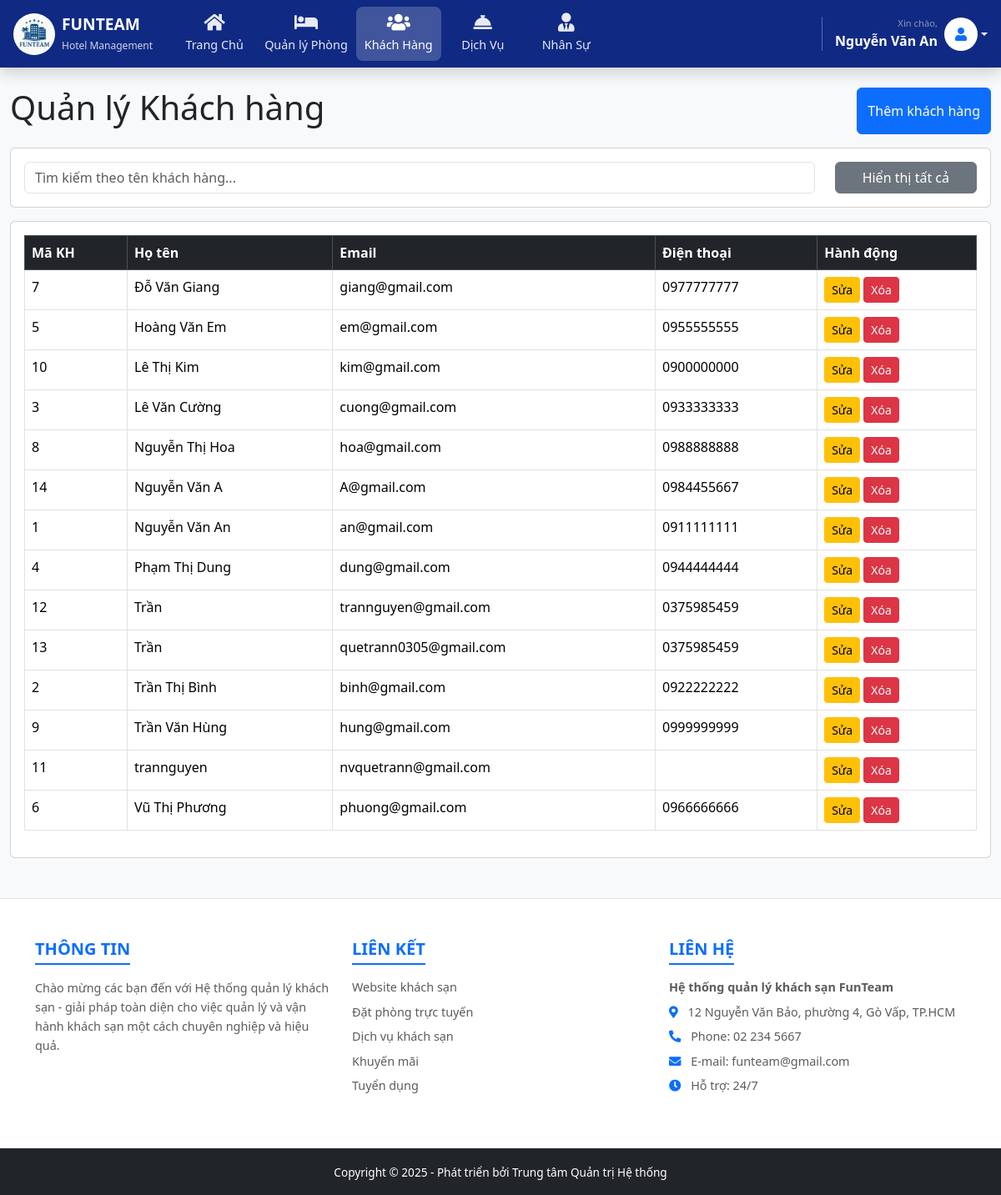
The page /dashboard.php?page=khachhang (signed in) on the database its author committed.
### tables this page shows
CREATE TABLE `khachhang` (
  `idKH` int(11) NOT NULL auto_increment,
  `hoTen` varchar(100) NOT NULL,
  `email` varchar(100) default NULL,
  `matKhau` varchar(255) default NULL,
  `soDienThoai` varchar(20) default NULL,
  `CCCD` varchar(20) default NULL,
  `diaChi` varchar(200) default NULL,
  `loaiKH` enum('Thuong','VIP') NOT NULL default 'Thuong',
  `vaiTro` varchar(50) default 'KhachHang',
  `trangThai` varchar(50) default 'HoatDong',
  PRIMARY KEY  (`idKH`),
  UNIQUE KEY `email` (`email`)
);

### model/KhachHangModel.php (called while the page is built, shortened)
<?php
require_once dirname(__FILE__) . '/../config/database.php';
class KhachHangModel {
    private $conn;
    public function __construct() {
        $database = new Database();
        $this->conn = $database->getConnection();
    }
    public function getDanhSachKH() {
        try {
            $stmt = $this->conn->query("SELECT idKH AS MaKH, hoTen AS HoTen, email AS Email, soDienThoai AS DienThoai FROM khachhang ORDER BY hoTen");
            $result = $stmt->fetchAll(PDO::FETCH_ASSOC);
            return ($result === false) ? array() : $result;
        } catch(PDOException $e) {
            error_log("KhachHangModel::getDanhSachKH error: " . $e->getMessage());
            return array();
        }
    }
}
?>

### config/database.php (called while the page is built, shortened)
<?php
class Database {
    private $host = "localhost";
    private $db_name = "quanlykhachsan";
    private $username = "root";
    private $password = "";
    public function getConnection() {
        $this->conn = null;
        try {
            $dsn = "mysql:host={$this->host};dbname={$this->db_name};charset=utf8mb4";
            $options = array(
                PDO::ATTR_ERRMODE => PDO::ERRMODE_EXCEPTION,
                PDO::ATTR_DEFAULT_FETCH_MODE => PDO::FETCH_ASSOC,
                PDO::ATTR_EMULATE_PREPARES => false,
                PDO::MYSQL_ATTR_INIT_COMMAND => "SET NAMES 'utf8mb4'"
            );
            $this->conn = new PDO($dsn, $this->username, $this->password, $options);
        } catch(PDOException $e) {
            if (strpos($e->getMessage(), 'Unknown character set') !== false || strpos($e->getMessage(), "SQLSTATE[42000]") !== false) {
                try {
                    $dsn = "mysql:host={$this->host};dbname={$this->db_name};charset=utf8";
                    $options[PDO::MYSQL_ATTR_INIT_COMMAND] = "SET NAMES 'utf8'";
                    $this->conn = new PDO($dsn, $this->username, $this->password, $options);
                } catch(PDOException $ex) {
                    echo "Kết nối thất bại: " . $ex->getMessage();
                    exit;
                }
            } else {
                echo "Kết nối thất bại: " . $e->getMessage();
                exit;
            }
        }
        return $this->conn;
    }
}
?>

### view/quanlykhachhang.php (the view, shortened to what this page needs)
<div class="d-flex justify-content-between mb-3">
  <h1>Quản lý Khách hàng</h1>
  <button class="btn btn-primary" data-bs-toggle="modal" data-bs-target="#khachHangModal">Thêm khách hàng</button>
</div>
<?php global $dsKhachHang; ?>
<div class="card mb-3">
  <div class="card-body">
    <div class="row">
      <div class="col-md-10">
        <input type="text" id="searchInput" class="form-control" placeholder="Tìm kiếm theo tên khách hàng...">
      </div>
      <div class="col-md-2">
        <button class="btn btn-secondary w-100" id="showAllBtn">Hiển thị tất cả</button>
      </div>
    </div>
  </div>
</div>
<div class="card">
  <div class="card-body">
    <div class="table-responsive">
      <table class="table table-bordered" id="tableKhachHang">
      <thead class="table-dark">
        <tr>
          <th>Mã KH</th>
          <th>Họ tên</th>
          <th>Email</th>
          <th>Điện thoại</th>
          <th>Hành động</th>
        </tr>
      </thead>
      <tbody>
        <?php if(!empty($dsKhachHang)): ?>
          <?php foreach($dsKhachHang as $kh): ?>
          <tr data-makh="<?php echo htmlspecialchars($kh['MaKH'], ENT_QUOTES, 'UTF-8'); ?>">
            <td><?php echo htmlspecialchars($kh['MaKH'], ENT_QUOTES); ?></td>
            <td><?php echo htmlspecialchars($kh['HoTen'], ENT_QUOTES, 'UTF-8'); ?></td>
            <td><?php echo htmlspecialchars($kh['Email'], ENT_QUOTES, 'UTF-8'); ?></td>
            <td><?php echo htmlspecialchars($kh['DienThoai'], ENT_QUOTES, 'UTF-8'); ?></td>
            <td>
              <button class="btn btn-warning btn-sm btn-sua-kh"
                  data-bs-toggle="modal" data-bs-target="#khachHangModal"
          data-makh="<?php echo htmlspecialchars($kh['MaKH'], ENT_QUOTES, 'UTF-8'); ?>"
          data-hoten="<?php echo htmlspecialchars($kh['HoTen'], ENT_QUOTES, 'UTF-8'); ?>"
          data-email="<?php echo htmlspecialchars($kh['Email'], ENT_QUOTES, 'UTF-8'); ?>"
          data-dienthoai="<?php echo htmlspecialchars($kh['DienThoai'], ENT_QUOTES, 'UTF-8'); ?>">Sửa</button>
        <button class="btn btn-danger btn-sm btn-xoa-kh" data-makh="<?php echo htmlspecialchars($kh['MaKH'], ENT_QUOTES); ?>">Xóa</button>
            </td>
          </tr>
          <?php endforeach; ?>
        <?php else: ?>
          <tr>
            <td colspan="5" class="text-center">Không có dữ liệu</td>
          </tr>
        <?php endif; ?>
      </tbody>
      </table>
    </div>
  </div>
</div>

### view/quanlykhachhang.php (style rules this page uses)
#tableKhachHang tbody td { color: #000 !important; }

### rows shown on the page
khachhang: idKH "7", hoTen "Đỗ Văn Giang", email "giang@gmail.com", soDienThoai "0977777777"
khachhang: idKH "5", hoTen "Hoàng Văn Em", email "em@gmail.com", soDienThoai "0955555555"
khachhang: idKH "10", hoTen "Lê Thị Kim", email "kim@gmail.com", soDienThoai "0900000000"
khachhang: idKH "3", hoTen "Lê Văn Cường", email "cuong@gmail.com", soDienThoai "0933333333"
khachhang: idKH "8", hoTen "Nguyễn Thị Hoa", email "hoa@gmail.com", soDienThoai "0988888888"
khachhang: idKH "14", hoTen "Nguyễn Văn A", email "A@gmail.com", soDienThoai "0984455667"
khachhang: idKH "1", hoTen "Nguyễn Văn An", email "an@gmail.com", soDienThoai "0911111111"
khachhang: idKH "4", hoTen "Phạm Thị Dung", email "dung@gmail.com", soDienThoai "0944444444"
khachhang: idKH "12", hoTen "Trần", email "trannguyen@gmail.com", soDienThoai "0375985459"
khachhang: idKH "13", hoTen "Trần", email "quetrann0305@gmail.com", soDienThoai "0375985459"
khachhang: idKH "2", hoTen "Trần Thị Bình", email "binh@gmail.com", soDienThoai "0922222222"
khachhang: idKH "9", hoTen "Trần Văn Hùng", email "hung@gmail.com", soDienThoai "0999999999"
khachhang: idKH "11", hoTen "trannguyen", email "nvquetrann@gmail.com"
khachhang: idKH "6", hoTen "Vũ Thị Phương", email "phuong@gmail.com", soDienThoai "0966666666"

### other values the page prints
$_SESSION['user']['hoTen'] "Nguyễn Văn An"
